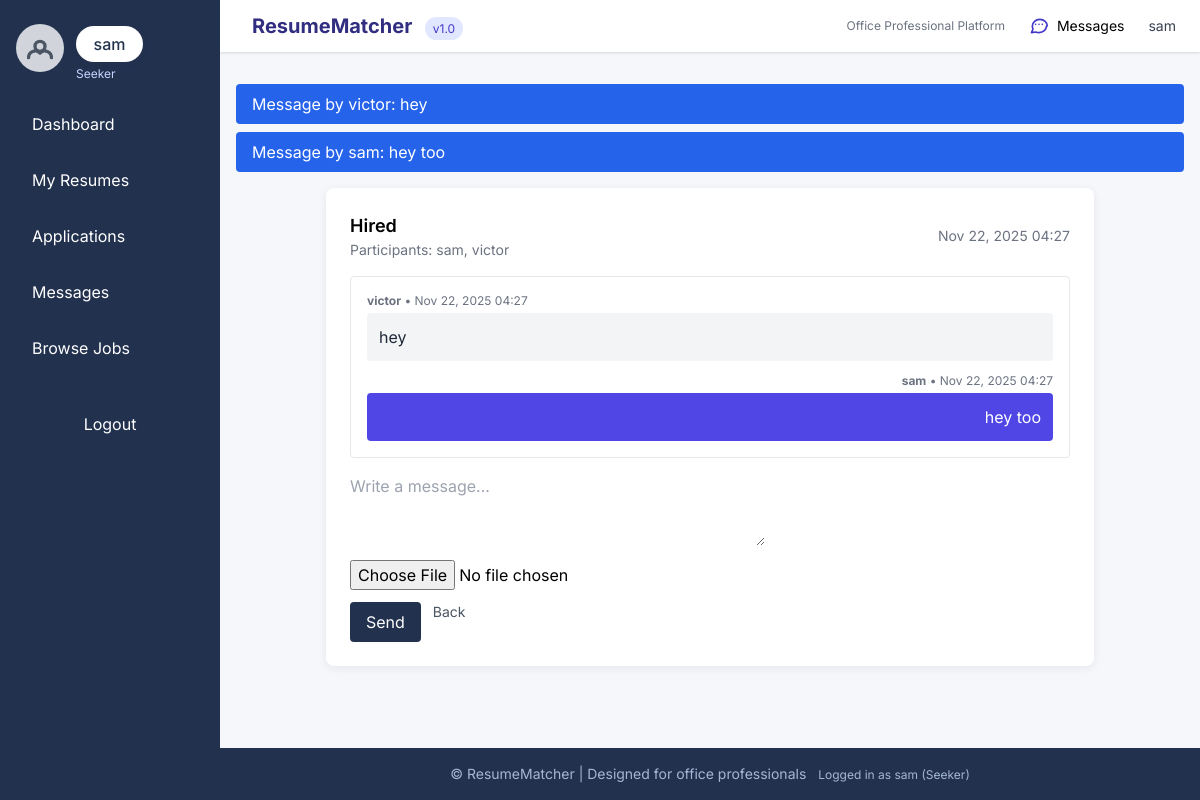
The app's page /messages/1/ (signed in) with its own data.
### core/models.py (models this page shows, shortened)
class User(AbstractUser):
    USER_TYPES = (
        ('seeker', 'Job Seeker'),
        ('recruiter', 'Recruiter'),
        ('admin', 'Admin'),
    )
    account_type = models.CharField(max_length=10, choices=USER_TYPES, default='seeker')
    email = models.EmailField(unique=True)
    profile_picture = models.ImageField(upload_to='profiles/', blank=True, null=True)
    created_at = models.DateTimeField(auto_now_add=True)
    updated_at = models.DateTimeField(auto_now=True)
    class Meta:
        db_table = 'users'
        verbose_name = 'User'
        verbose_name_plural = 'Users'

class Message(models.Model):
    message_id = models.AutoField(primary_key=True)
    conversation = models.ForeignKey(Conversation, on_delete=models.CASCADE, related_name='messages')
    sender = models.ForeignKey(User, on_delete=models.CASCADE, related_name='sent_messages')
    content = models.TextField(blank=True)
    attachment = models.FileField(upload_to='messages/attachments/', blank=True, null=True)
    read_by = models.ManyToManyField(User, blank=True, related_name='read_messages')
    created_at = models.DateTimeField(auto_now_add=True)
    updated_at = models.DateTimeField(auto_now=True)
    class Meta:
        db_table = 'messages'
        verbose_name = 'Message'
        verbose_name_plural = 'Messages'
        ordering = ['created_at']
    def __str__(self):
        preview = (self.content or "")[:60]
        return f"Message by {self.sender.username}: {preview!s}"

class Conversation(models.Model):
    conversation_id = models.AutoField(primary_key=True)
    participants = models.ManyToManyField(User, related_name='conversations')
    subject = models.CharField(max_length=255, blank=True, null=True, help_text="Optional subject or context")
    is_active = models.BooleanField(default=True)
    created_at = models.DateTimeField(auto_now_add=True)
    updated_at = models.DateTimeField(auto_now=True)
    last_message = models.ForeignKey('Message', on_delete=models.SET_NULL, null=True, blank=True, related_name='+')
    class Meta:
        db_table = 'conversations'
        verbose_name = 'Conversation'
        verbose_name_plural = 'Conversations'
        ordering = ['-updated_at']

### core/views.py (the view)
# urls.py: path('messages/<int:conversation_id>/', views.conversation_detail, name='conversation_detail'),
@login_required
def conversation_detail(request, conversation_id):
    conv = get_object_or_404(Conversation, conversation_id=conversation_id)
    if not conv.participants.filter(pk=request.user.pk).exists():
        return HttpResponseForbidden("You are not a participant in this conversation.")
    messages_qs = conv.messages.select_related("sender").order_by("created_at")
    unread_messages = messages_qs.exclude(read_by=request.user).exclude(sender=request.user)
    if unread_messages.exists():
        for m in unread_messages:
            m.read_by.add(request.user)
    msg_form = MessageForm()
    paginator = Paginator(messages_qs, 200)
    page_num = request.GET.get("page") or paginator.num_pages
    page = paginator.get_page(page_num)
    return render(request, "messages/conversation_detail.html", {
        "conversation": conv,
        "messages": page.object_list,
        "page": page,
        "form": msg_form,
    })

### core/forms.py (shortened to what this page needs)
class MessageForm(forms.ModelForm):
    content = forms.CharField(
        required=False,
        widget=forms.Textarea(attrs={"rows": 3, "placeholder": "Write a message..."}),
    )
    attachment = forms.FileField(required=False)
    class Meta:
        model = Message
        fields = ["content", "attachment"]

### core/templates/messages/conversation_detail.html (shortened to what this page needs)
{% extends "base.html" %}
{% block content %}
<div class="card p-6 max-w-3xl mx-auto">
  <div class="flex items-center justify-between">
    <div>
      <h2 class="text-lg font-semibold">{{ conversation.subject|default:"Conversation" }}</h2>
      <div class="text-sm text-gray-500">Participants:
        {% for p in conversation.participants.all %}
          {{ p.get_full_name|default:p.username }}{% if not forloop.last %}, {% endif %}
        {% endfor %}
      </div>
    </div>
    <div class="text-sm text-gray-500">{{ conversation.updated_at|date:"M d, Y H:i" }}</div>
  </div>
  <div id="messages" class="mt-4 p-4 border rounded max-h-96 overflow-auto space-y-3">
    {% for m in messages %}
      <div class="space-y-1 {% if m.sender == user %}text-right{% endif %}">
        <div class="text-xs text-gray-500">
          <strong>{{ m.sender.get_full_name|default:m.sender.username }}</strong> • {{ m.created_at|date:"M d, Y H:i" }}
        </div>
        <div class="rounded p-3 {% if m.sender == user %}bg-indigo-600 text-white{% else %}bg-gray-100 text-gray-800{% endif %}">
          {{ m.content|linebreaks }}
        </div>
      </div>
    {% endfor %}
  </div>
  <form class="mt-4" method="post" action="{% url 'message_create' conversation.conversation_id %}" enctype="multipart/form-data">
    <div>
      {{ form.content }}
    </div>
    <div class="mt-2">
      {{ form.attachment }}
    </div>
    <div class="mt-3 flex gap-3">
      <button type="submit" class="btn-primary px-4 py-2 rounded">Send</button>
      <a href="{% url 'conversations_list' %}" class="text-sm text-gray-600">Back</a>
    </div>
  </form>
</div>
{% endblock %}

### core/templates/base.html (shortened to what this page needs)
<!DOCTYPE html>
<html lang="en">
<head>
    <script src="https://cdn.tailwindcss.com"></script>
</head>
<body>
    <div id="app-wrap">
        {% if user.is_authenticated %}
        <aside id="app-sidebar" class="sidebar flex flex-col items-start py-6 px-4" role="navigation" aria-label="Main menu">
            <div class="w-full flex items-center justify-between">
                <div class="flex items-center">
                    {% if user.profile_picture %}
                        <img src="{{ user.profile_picture.url }}" alt="Profile Picture" class="profile-pic mb-2">
                    {% else %}
                        <div class="profile-pic mb-2 flex items-center justify-center bg-gray-300 text-gray-600" aria-hidden="true">
                            <svg class="h-10 w-10" fill="none" stroke="currentColor" viewBox="0 0 24 24">
                                <path stroke-linecap="round" stroke-linejoin="round" stroke-width="2"
                                      d="M5.121 17.804A4 4 0 0112 15a4 4 0 016.879 2.804M15 11a3 3 0 11-6 0 3 3 0 016 0z" />
                            </svg>
                        </div>
                    {% endif %}
                    <div class="ml-3">
                        <div class="user-badge mb-1">{{ user.username }}</div>
                        <div class="text-xs text-indigo-200">{{ user.account_type|title }}</div>
                    </div>
                </div>
            </div>
            <nav class="nav-links w-full mt-4" aria-label="User navigation">
                {% if user.account_type == 'seeker' %}
                    <a href="{% url 'seeker_dashboard' %}" class="{% if request.resolver_match.url_name == 'seeker_dashboard' %}active{% endif %}">Dashboard</a>
                    <a href="{% url 'resume_list' %}" class="{% if request.resolver_match.url_name == 'resume_list' %}active{% endif %}">My Resumes</a>
                    <a href="{% url 'application_list' %}" class="{% if request.resolver_match.url_name == 'application_list' %}active{% endif %}">Applications</a>
                    <a href="{% url 'conversations_list' %}" class="{% if request.resolver_match.url_name == 'conversations_list' %}active{% endif %}">
                        Messages
                    </a>
                    <a href="{% url 'job_list' %}" class="{% if request.resolver_match.url_name == 'job_list' %}active{% endif %}">Browse Jobs</a>
                {% else %}
                    <a href="{% url 'job_list' %}">Browse Jobs</a>
                {% endif %}
            </nav>
            <form action="{% url 'logout' %}" method="post" class="mt-8 px-2 w-full">
                <button type="submit" class="btn-primary w-full py-2 rounded">Logout</button>
            </form>
        </aside>
        {% endif %}
        <div id="main-wrap" class="main-content-wrap flex flex-col min-h-screen" role="main">
            {% if user.is_authenticated %}
            <header class="bg-white shadow flex items-center justify-between px-6 py-3">
                <div class="flex items-center space-x-2">
                    <div>
                        <span class="font-bold text-xl text-indigo-900">ResumeMatcher</span>
                        <span class="text-xs bg-indigo-100 text-indigo-700 px-2 py-1 rounded-full ml-2">v1.0</span>
                    </div>
                </div>
                <div class="flex items-center space-x-3">
                    <span class="text-xs text-gray-500 hidden sm:block">Office Professional Platform</span>
                    <a href="{% url 'conversations_list' %}" class="text-sm px-3 py-1 hover:bg-gray-100 rounded hidden sm:inline-flex items-center" title="Messages">
                        Messages
                    </a>
                    <div class="ml-2 text-sm hidden sm:block">
                        <span class="text-gray-700">{{ user.get_full_name|default:user.username }}</span>
                    </div>
                </div>
            </header>
            {% endif %}
            <main class="scrollable-content max-w-5xl mx-auto py-8 px-4 w-full">
                {% if messages %}
                    <div class="mb-4">
                        {% for message in messages %}
                            <div class="px-4 py-2 mb-2 rounded text-white
                                {% if message.tags == 'error' %}bg-red-600{% elif message.tags == 'success' %}bg-green-600{% else %}bg-blue-600{% endif %}">
                                {{ message }}
                            </div>
                        {% endfor %}
                    </div>
                {% endif %}
                {% block content %}{% endblock %}
            </main>
            <footer class="office-footer py-4 text-center text-sm mt-auto">
                &copy; {{ now|date:"Y" }} ResumeMatcher | Designed for office professionals
                <span class="ml-2 text-xs">
                    {% if user.is_authenticated %}
                        Logged in as {{ user.username }} ({{ user.account_type|title }})
                    {% else %}
                        Guest Mode
                    {% endif %}
                </span>
            </footer>
        </div>
    </div>
</body>
</html>

### core/templates/base.html (style rules this page uses)
html, body { height: 100%; margin: 0; padding: 0; }
body { font-family: 'Inter', Arial, sans-serif; background-color: #f5f7fa; height: 100vh; }
#app-wrap { min-height: 100vh; height: 100vh; display: flex; }
.office-footer { background-color: #22314e; color: #a4b8d3; }
.card { background: #fff; border-radius: 0.5rem; box-shadow: 0 2px 8px rgba(34,49,78,0.08); }
.btn-primary { background: #22314e; color: #fff; }
.sidebar { background: #22314e; min-width: 220px; max-width: 260px; color: #fff; flex-shrink: 0; height: 100vh; position: fixed; left: 0; top: 0; z-index: 40; transition: transform .22s ease; }
.sidebar a { color: #fff; display: block; padding: .75rem 1rem; border-radius: .375rem; transition: background .2s, color .2s; text-align: left; }
.sidebar .profile-pic { width: 48px; height: 48px; border-radius: 50%; object-fit: cover; margin-bottom: 0.75rem; }
.user-badge { background: #fff; color: #22314e; padding: .4rem 1.1rem; border-radius: 9999px; font-weight: 500; box-shadow: 0 2px 8px rgba(34,49,78,0.08); }
.nav-links { display: flex; flex-direction: column; align-items: flex-start; gap: 0.5rem; width: 100%; margin-top: 1.5rem; }
.sidebar form { width: 100%; }
.main-content-wrap { margin-left: 220px; width: calc(100vw - 220px); min-height: 100vh; display: flex; flex-direction: column; transition: margin-left .22s ease; }
.scrollable-content { flex: 1 1 auto; overflow-y: auto; padding-bottom: 1rem; }

### records on screen
User: username "sam", account_type "Seeker", get_full_name "sam"
Message: content+sender "Message by victor: hey", sender.get_full_name "victor", created_at "Nov 22, 2025 04:27", content "hey"
Message: content+sender "Message by sam: hey too", sender.get_full_name "sam", created_at "Nov 22, 2025 04:27", content "hey too"
Conversation: subject "Hired", updated_at "Nov 22, 2025 04:27"
User: get_full_name "victor"
